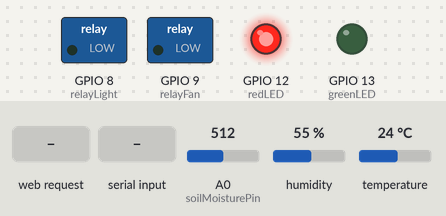
Simulated run of this sketch. Board: ESP8266 (NodeMCU). Parts: switched loads named in the sketch (green lamp = pin HIGH), output pins drawn as LEDs (lit = HIGH). The test bench sets the inputs (shaded band); at power-on: A0 (soilMoisturePin) = 512, temperature 24 °C, humidity 55 %. WiFi joins after 1.5 s; servers stay silent unless stated; what the sketch prints to the serial monitor is not drawn.

Above: at 2.7 s.
2.8 s: A0 (soilMoisturePin) set to 315
5.5 s: A0 (soilMoisturePin) set to 291
At 6.7 s:
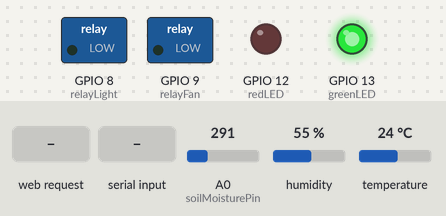
8.2 s: HTTP request GET /LIGHT_ON received
At 10.3 s:
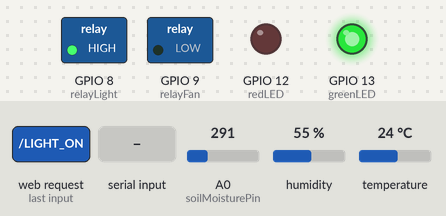
11.1 s: temperature set to 29 °C
13.8 s: temperature set to 32 °C
At 16.3 s:
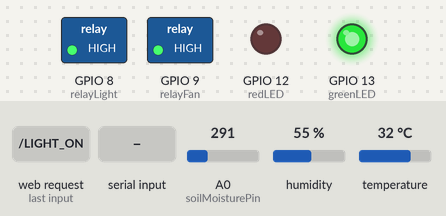
17.1 s: "TURN OFF LIGHT\n" received over Serial
At 19.6 s:
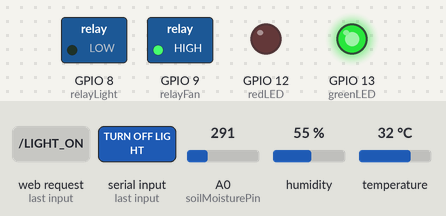
Timing chart, 0 to 21.1 s (numbered marks = the images above; inputs shaded):
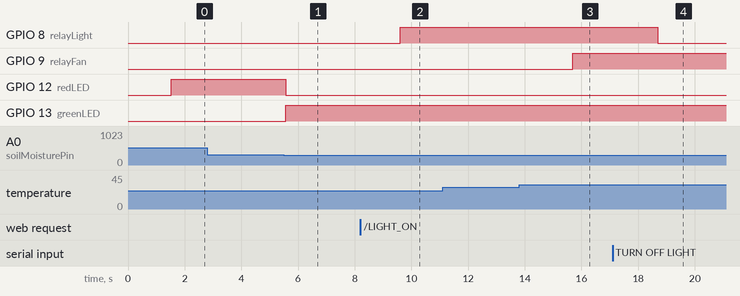

Measured:
- the behaviour switches between 300 and 299 on A0 (soilMoisturePin) (found by bisection; images 0 and 1)
- the behaviour switches between 30 and 31 °C on temperature (found by bisection; images 2 and 3)
- after the input at 2.8 s, every drawn part: stays the same
- after the input at 5.5 s, GPIO 12 (redLED): HIGH → LOW after 0.07 s; GPIO 13 (greenLED): LOW → HIGH after 0.07 s
- after the input at 8.2 s, GPIO 8 (relayLight): LOW → HIGH after 1.4 s
- after the input at 11.1 s, every drawn part: stays the same
- after the input at 13.8 s, GPIO 9 (relayFan): LOW → HIGH after 1.9 s
- after the input at 17.1 s, GPIO 8 (relayLight): HIGH → LOW after 1.6 s

The sketch:

JARVIS.ino
```cpp
#include <ESP8266WiFi.h>    // Include the ESP8266 library
#include <DHT.h>            // Include the DHT sensor library

#define DHTPIN 2            // Pin where the DHT sensor is connected
#define DHTTYPE DHT11       // Define the type of DHT sensor
DHT dht(DHTPIN, DHTTYPE);   // Create an instance of the DHT sensor

// Define relay pins for appliances
const int relayLight = 8;   // Relay for light control
const int relayFan = 9;     // Relay for fan control

// Define soil moisture sensor and LED pins
const int soilMoisturePin = A0; // Pin for the soil moisture sensor
const int greenLED = 13;  // LED for dry soil indication
const int redLED = 12;    // LED for moist soil indication

// Wi-Fi credentials
const char* ssid = "your_SSID";       // Replace with your Wi-Fi SSID
const char* password = "your_PASSWORD"; // Replace with your Wi-Fi password

// Create an instance of the Wi-Fi server
WiFiServer server(80); // Server will run on port 80

void setup() {
  Serial.begin(9600); // Start serial communication for debugging and Bluetooth
  dht.begin();        // Initialize the DHT sensor

  pinMode(relayLight, OUTPUT);  // Set relay pins as output
  pinMode(relayFan, OUTPUT);
  pinMode(greenLED, OUTPUT);    // Set LED pins as output
  pinMode(redLED, OUTPUT);

  // Connect to Wi-Fi network
  WiFi.begin(ssid, password);
  Serial.print("Connecting to Wi-Fi");
  while (WiFi.status() != WL_CONNECTED) {
    delay(500);
    Serial.print(".");
  }
  Serial.println("Connected to Wi-Fi");

  // Start the server
  server.begin();
}

void loop() {
  // Handle Wi-Fi client requests
  WiFiClient client = server.available();
  if (client) {
    String request = client.readStringUntil('\r');
    client.flush();

    if (request.indexOf("/LIGHT_ON") != -1) {
      digitalWrite(relayLight, HIGH); // Turn on light
      Serial.println("Light ON");
    } else if (request.indexOf("/LIGHT_OFF") != -1) {
      digitalWrite(relayLight, LOW);  // Turn off light
      Serial.println("Light OFF");
    } else if (request.indexOf("/FAN_ON") != -1) {
      digitalWrite(relayFan, HIGH);   // Turn on fan
      Serial.println("Fan ON");
    } else if (request.indexOf("/FAN_OFF") != -1) {
      digitalWrite(relayFan, LOW);    // Turn off fan
      Serial.println("Fan OFF");
    }

    // Send response to client
    client.println("HTTP/1.1 200 OK");
    client.println("Content-Type: text/html");
    client.println();
    client.println("<!DOCTYPE HTML>");
    client.println("<html>");
    client.println("<h1>Control Page</h1>");
    client.println("<p><a href=\"/LIGHT_ON\">Turn Light ON</a></p>");
    client.println("<p><a href=\"/LIGHT_OFF\">Turn Light OFF</a></p>");
    client.println("<p><a href=\"/FAN_ON\">Turn Fan ON</a></p>");
    client.println("<p><a href=\"/FAN_OFF\">Turn Fan OFF</a></p>");
    client.println("</html>");
    client.stop();
  }

  // Handle Bluetooth commands
  if (Serial.available() > 0) {
    String command = Serial.readString();
    command.trim();

    if (command == "TURN ON LIGHT") {
      digitalWrite(relayLight, HIGH); // Turn on light
      Serial.println("Light ON");
    } else if (command == "TURN OFF LIGHT") {
      digitalWrite(relayLight, LOW);  // Turn off light
      Serial.println("Light OFF");
    } else if (command == "TURN ON FAN") {
      digitalWrite(relayFan, HIGH);   // Turn on fan
      Serial.println("Fan ON");
    } else if (command == "TURN OFF FAN") {
      digitalWrite(relayFan, LOW);    // Turn off fan
      Serial.println("Fan OFF");
    }
  }

  // Read temperature and humidity from DHT sensor
  float temp = dht.readTemperature();
  float humidity = dht.readHumidity();

  if (isnan(temp) || isnan(humidity)) {
    Serial.println("Failed to read from DHT sensor!");
  } else {
    Serial.print("Temperature: ");
    Serial.print(temp);
    Serial.print(" °C, Humidity: ");
    Serial.print(humidity);
    Serial.println(" %");

    // Automatically control fan based on temperature
    if (temp > 30) {
      digitalWrite(relayFan, HIGH); // Turn on fan if temperature > 30°C
    } else {
      digitalWrite(relayFan, LOW);  // Turn off fan if temperature <= 30°C
    }
  }

  // Read soil moisture sensor value
  int soilMoisture = analogRead(soilMoisturePin);

  if (soilMoisture < 300) { // Dry soil threshold
    digitalWrite(greenLED, HIGH); // Turn on green LED for dry soil
    digitalWrite(redLED, LOW);    // Turn off red LED
    Serial.println("Soil is dry.");
  } else { // Moist soil
    digitalWrite(greenLED, LOW);  // Turn off green LED
    digitalWrite(redLED, HIGH);   // Turn on red LED for moist soil
    Serial.println("Soil is moist.");
  }

  delay(2000); // Wait for 2 seconds before the next reading
}
```
